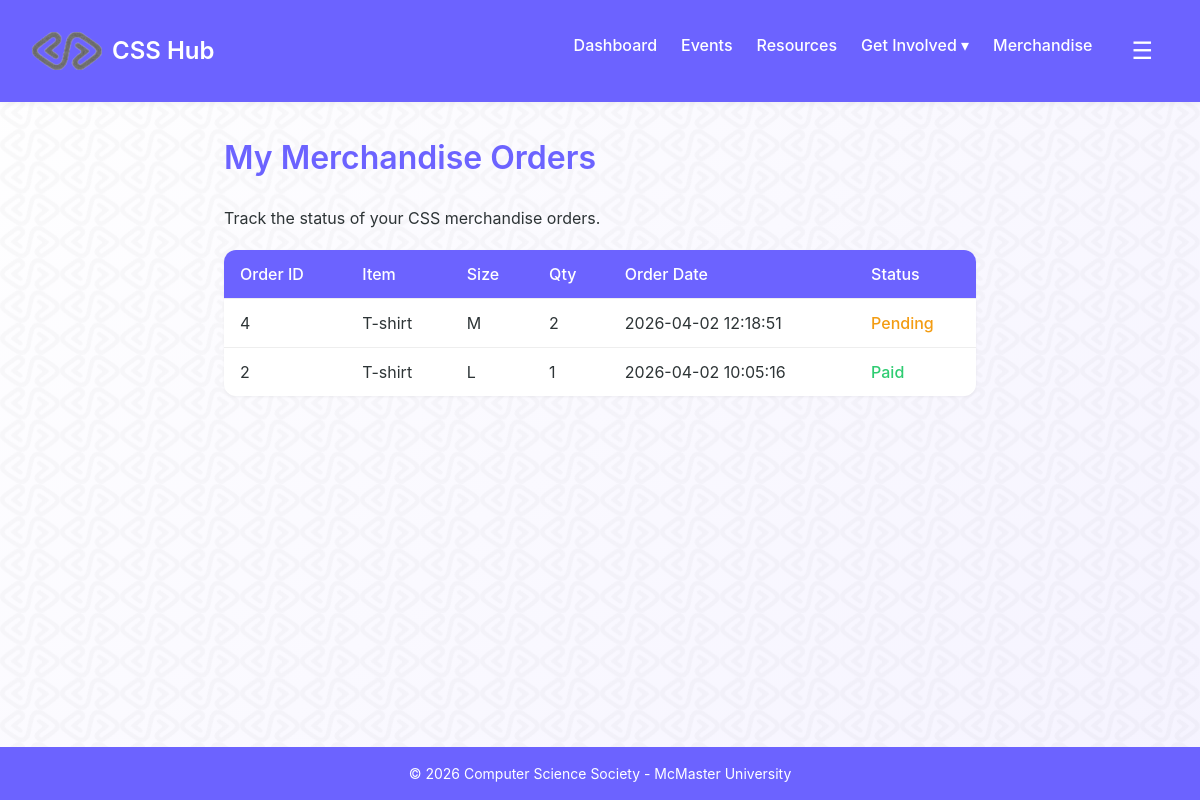
The page /css_hub/public/order-status.php (signed in) on the database its author committed.
### tables this page shows
CREATE TABLE
  `merch_orders` (
    `order_id` int (11) NOT NULL AUTO_INCREMENT,
    `email` varchar(100) NOT NULL,
    `item_name` varchar(100) NOT NULL,
    `size` varchar(20) DEFAULT NULL,
    `quantity` int (11) NOT NULL,
    `order_date` datetime DEFAULT CURRENT_TIMESTAMP,
    `status` varchar(50) DEFAULT 'pending',
    PRIMARY KEY (`order_id`),
    KEY `email` (`email`),
    CONSTRAINT `merch_orders_ibfk_1` FOREIGN KEY (`email`) REFERENCES `users` (`email`) ON DELETE CASCADE
  );

### css_hub/public/order-status.php (the view, shortened to what this page needs)
<?php
require_once '../includes/db.php';
require_once '../includes/header.php';
$email = $_SESSION['email'];
$stmt = $pdo->prepare("
    SELECT order_id, item_name, size, quantity, order_date, status
    FROM merch_orders
    WHERE email = ?
    ORDER BY order_date DESC
");
$stmt->execute([$email]);
$orders = $stmt->fetchAll(PDO::FETCH_ASSOC);
?>
<h1>My Merchandise Orders</h1>
<p>Track the status of your CSS merchandise orders.</p>
<?php if (count($orders) === 0): ?>
    <p>You have not placed any merchandise orders yet. <a href="merch-order.php">Order now</a>.</p>
<?php else: ?>
    <table class="simple-table">
        <thead>
            <tr>
                <th>Order ID</th>
                <th>Item</th>
                <th>Size</th>
                <th>Qty</th>
                <th>Order Date</th>
                <th>Status</th>
            </tr>
        </thead>
        <tbody>
            <?php foreach ($orders as $order): ?>
                <tr>
                    <td><?= htmlspecialchars($order['order_id']) ?></td>
                    <td><?= htmlspecialchars($order['item_name']) ?></td>
                    <td><?= htmlspecialchars($order['size'] ?: '—') ?></td>
                    <td><?= htmlspecialchars($order['quantity']) ?></td>
                    <td><?= htmlspecialchars($order['order_date']) ?></td>
                    <td>
                        <?php
                        $class = match ($order['status']) {
                            'pending' => 'status-pending',
                            'paid' => 'status-paid',
                            'shipped' => 'status-shipped',
                            default => ''
                        };
                        ?>
                        <span class="<?= $class ?>"><?= ucfirst($order['status']) ?></span>
                    </td>
                </tr>
            <?php endforeach; ?>
        </tbody>
    </table>
<?php endif; ?>
<?php require_once '../includes/footer.php'; ?>

### css_hub/css/style.css (style rules this page uses)
:root { --purple: #6c63ff; --blue: #4d9fff; --white: #ffffff; --light-gray: #f8f9fa; --dark-gray: #2d3436; }
* { margin: 0; padding: 0; box-sizing: border-box; }
body { font-family: 'Inter', -apple-system, BlinkMacSystemFont, 'Segoe UI', Roboto, sans-serif; background: var(--light-gray); color: var(--dark-gray); line-height: 1.5; display: flex; flex-direction: column; min-height: 100vh; position: relative; background: linear-gradient(135deg, #ffffff 0%, #f5f3ff 100% ); }
body::before { content: ""; position: fixed; inset: 0; background-image: url('/css_hub/css_hub/images/pattern.png'); background-repeat: repeat; background-size: 60px; opacity: 0.04; pointer-events: none; z-index: -1; }
h1 { font-size: 32px; font-weight: 600; margin-bottom: 24px; color: var(--purple); }
.simple-table { width: 100%; border-collapse: collapse; background: white; border-radius: 12px; overflow: hidden; box-shadow: 0 1px 3px rgba(0, 0, 0, 0.05); margin-top: 20px; }
.simple-table th, .simple-table td { padding: 12px 16px; text-align: left; border-bottom: 1px solid #eee; }
.simple-table th { background: var(--purple); color: white; font-weight: 500; }
.simple-table tr:last-child td { border-bottom: none; }
.status-paid { color: #2ecc71; font-weight: 500; }
.status-pending { color: #f39c12; font-weight: 500; }

### rows shown on the page
merch_orders: order_id "4", item_name "T-shirt", size "M", quantity "2", order_date "2026-04-02 12:18:51", status "Pending"
merch_orders: order_id "2", item_name "T-shirt", size "L", quantity "1", order_date "2026-04-02 10:05:16", status "Paid"
